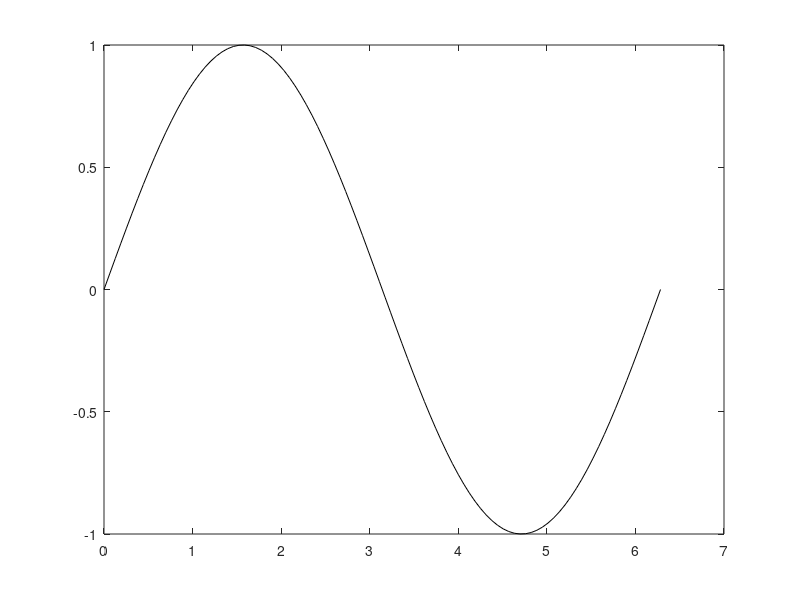

Recreate this plot in MATLAB.
clc
clear
close

t = linspace(0,2*pi,100);
y = sin(t);

plot(t,y,'k');
hold on

for i=1:length(y)
    h = plot(t(i),y(i),'ro','MarkerSize',10,'MarkerFaceColor','r');
    pause(0.1);
    delete(h);
end